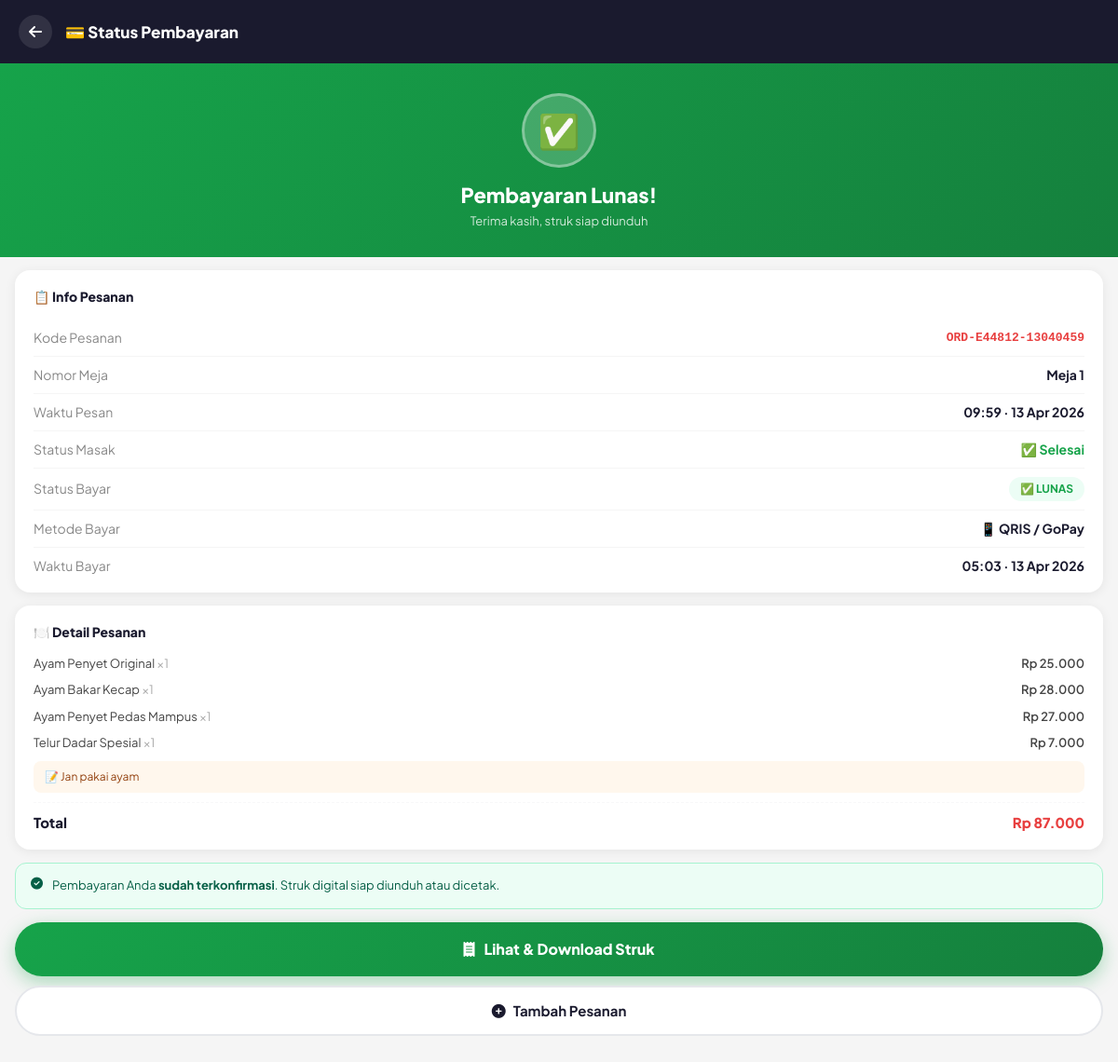
/status.php?kode=ORD-E44812-13040459, run on the app's committed database.
### tables this page shows
CREATE TABLE `pesanan` (
  `id` int(11) NOT NULL,
  `kode_pesanan` varchar(20) NOT NULL,
  `nomor_meja` int(11) NOT NULL,
  `nama_pelanggan` varchar(100) DEFAULT 'Pelanggan',
  `catatan` text DEFAULT NULL,
  `total_harga` int(11) DEFAULT 0,
  `tanggal` datetime DEFAULT current_timestamp(),
  `status` enum('pending','diproses','selesai','dibatalkan') DEFAULT 'pending',
  `metode_bayar` enum('cash','qris','transfer') DEFAULT NULL,
  `status_bayar` enum('belum_bayar','lunas') DEFAULT 'belum_bayar',
  `jumlah_bayar` int(11) DEFAULT 0,
  `kembalian` int(11) DEFAULT 0,
  `waktu_bayar` datetime DEFAULT NULL,
  `bukti_qris` varchar(255) DEFAULT NULL,
  `status_verifikasi` enum('menunggu','terverifikasi','ditolak') DEFAULT NULL
);

CREATE TABLE `detail_pesanan` (
  `id` int(11) NOT NULL,
  `id_pesanan` int(11) NOT NULL,
  `id_menu` int(11) NOT NULL,
  `nama_menu` varchar(150) NOT NULL,
  `harga` int(11) NOT NULL,
  `jumlah` int(11) NOT NULL,
  `subtotal` int(11) NOT NULL
);

### koneksi.php (called while the page is built, shortened)
<?php
$conn = new mysqli(DB_HOST, DB_USER, DB_PASS, DB_NAME);
$conn->set_charset('utf8mb4');
function formatRupiah($angka) {
    return 'Rp ' . number_format($angka, 0, ',', '.');
}
function sanitize($data) {
    global $conn;
    $data = trim($data);
    $data = stripslashes($data);
    $data = htmlspecialchars($data);
    return $conn->real_escape_string($data);
}
function getNomorMeja() {
    return isset($_SESSION['nomor_meja']) ? (int)$_SESSION['nomor_meja'] : 0;
}
?>

### status.php (the view, shortened to what this page needs)
<?php
require_once 'koneksi.php';
$kode = sanitize($_GET['kode'] ?? '');
$meja = (int)($_GET['meja'] ?? getNomorMeja());
$pesanan = null;
$details = [];
if ($kode) {
    $stmt = $conn->prepare("SELECT * FROM pesanan WHERE kode_pesanan = ?");
    $stmt->bind_param('s', $kode);
    $stmt->execute();
    $pesanan = $stmt->get_result()->fetch_assoc();
    if ($pesanan) {
        $stmt2 = $conn->prepare("SELECT * FROM detail_pesanan WHERE id_pesanan = ?");
        $stmt2->bind_param('i', $pesanan['id']);
        $stmt2->execute();
        $r = $stmt2->get_result();
        while ($row = $r->fetch_assoc()) $details[] = $row;
    }
}
$sb = $pesanan['status_bayar']      ?? 'belum_bayar';
$mb = $pesanan['metode_bayar']      ?? null;
$sv = $pesanan['status_verifikasi'] ?? null;
$metode_label = ['cash' => '💵 Tunai', 'qris' => '📱 QRIS / GoPay', 'transfer' => '🏦 Transfer'];
?>
<!DOCTYPE html>
<html lang="id">
<head>
    <link href="https://cdn.jsdelivr.net/npm/bootstrap@5.3.0/dist/css/bootstrap.min.css" rel="stylesheet">
    <link href="https://cdnjs.cloudflare.com/ajax/libs/font-awesome/6.4.0/css/all.min.css" rel="stylesheet">
</head>
<body>
<div class="page-header">
    <a href="index.php?meja=<?= $meja ?>" class="back-btn"><i class="fas fa-arrow-left"></i></a>
    <h1 class="header-title">💳 Status Pembayaran</h1>
</div>
<?php if (!$kode): ?>
<div class="search-card">
    <div class="icon">🔍</div>
    <h3>Cek Status Pembayaran</h3>
    <p>Masukkan kode pesanan Anda</p>
    <form method="GET">
        <?php if ($meja > 0): ?><input type="hidden" name="meja" value="<?= $meja ?>"><?php endif; ?>
        <input type="text" name="kode" class="search-inp"
               placeholder="Contoh: ORD-XXXXXX-..." required
               style="text-transform:uppercase">
        <button type="submit" class="btn-cari"><i class="fas fa-search me-2"></i>Cek Sekarang</button>
    </form>
</div>
<?php else: ?>
<?php
if ($sb === 'lunas') {
    $heroClass = 'lunas';
    $heroIcon  = '✅';
    $heroTitle = 'Pembayaran Lunas!';
    $heroSub   = 'Terima kasih, struk siap diunduh';
} elseif ($sv === 'menunggu' && $mb === 'qris') {
    $heroClass = 'menunggu';
    $heroIcon  = '🔍';
    $heroTitle = 'Verifikasi QRIS';
    $heroSub   = 'Admin sedang mengecek bukti transfer Anda';
} elseif ($sv === 'menunggu' && $mb === 'cash') {
    $heroClass = 'menunggu';
    $heroIcon  = '🏪';
    $heroTitle = 'Menunggu Kasir';
    $heroSub   = 'Silakan tunjukkan kode ke kasir';
} elseif ($sv === 'ditolak') {
    $heroClass = 'ditolak';
    $heroIcon  = '❌';
    $heroTitle = 'Bukti Transfer Ditolak';
    $heroSub   = 'Silakan upload ulang bukti transfer';
} else {
    $heroClass = 'belum';
    $heroIcon  = '⏳';
    $heroTitle = 'Belum Dibayar';
    $heroSub   = 'Pesanan ' . ucfirst($pesanan['status']);
}
?>
<div class="status-hero <?= $heroClass ?>">
    <div class="status-icon-circle"><?= $heroIcon ?></div>
    <h2><?= $heroTitle ?></h2>
    <p><?= $heroSub ?></p>
</div>
<div class="card-box">
    <div class="card-title">📋 Info Pesanan</div>
    <div class="info-row">
        <span class="info-lbl">Kode Pesanan</span>
        <span class="info-val" style="font-family:monospace;color:var(--primary);font-size:13px">
            <?= htmlspecialchars($pesanan['kode_pesanan']) ?>
        </span>
    </div>
    <div class="info-row">
        <span class="info-lbl">Nomor Meja</span>
        <span class="info-val">Meja <?= $pesanan['nomor_meja'] ?></span>
    </div>
    <div class="info-row">
        <span class="info-lbl">Waktu Pesan</span>
        <span class="info-val"><?= date('H:i · d M Y', strtotime($pesanan['tanggal'])) ?></span>
    </div>
    <div class="info-row">
        <span class="info-lbl">Status Masak</span>
        <?php
        $sc_map = ['pending'=>'⏳ Menunggu','diproses'=>'🔥 Dimasak','selesai'=>'✅ Selesai','dibatalkan'=>'❌ Batal'];
        $sc_col = ['pending'=>'color:#D97706','diproses'=>'color:#2563EB','selesai'=>'color:#16A34A','dibatalkan'=>'color:#888'];
        ?>
        <span class="info-val" style="<?= $sc_col[$pesanan['status']] ?? '' ?>">
            <?= $sc_map[$pesanan['status']] ?? $pesanan['status'] ?>
        </span>
    </div>
    <div class="info-row">
        <span class="info-lbl">Status Bayar</span>
        <?php
        $pay_cls = match(true) {
            $sb === 'lunas'                   => 'pay-lunas',
            $sv === 'ditolak'                 => 'pay-ditolak',
            $sv === 'menunggu'                => 'pay-menunggu',
            default                           => 'pay-belum',
        };
        $pay_text = match(true) {
            $sb === 'lunas'                   => '✅ LUNAS',
            $sv === 'ditolak'                 => '❌ Bukti Ditolak',
            $sv === 'menunggu' && $mb==='qris'=> '⏳ Verifikasi QRIS',
            $sv === 'menunggu' && $mb==='cash'=> '⏳ Menunggu Kasir',
            default                           => '⏳ Belum Bayar',
        };
        ?>
        <span class="pay-badge <?= $pay_cls ?>"><?= $pay_text ?></span>
    </div>
    <?php if ($mb && $sb === 'lunas'): ?>
    <div class="info-row">
        <span class="info-lbl">Metode Bayar</span>
        <span class="info-val"><?= $metode_label[$mb] ?? $mb ?></span>
    </div>
    <?php endif; ?>
    <?php if ($sb === 'lunas' && $pesanan['waktu_bayar']): ?>
    <div class="info-row">
        <span class="info-lbl">Waktu Bayar</span>
        <span class="info-val"><?= date('H:i · d M Y', strtotime($pesanan['waktu_bayar'])) ?></span>
    </div>
    <?php endif; ?>
</div>
<div class="card-box">
    <div class="card-title">🍽️ Detail Pesanan</div>
    <?php foreach ($details as $d): ?>
    <div class="detail-row">
        <span><?= htmlspecialchars($d['nama_menu']) ?> <span style="color:#aaa">×<?= $d['jumlah'] ?></span></span>
        <span style="font-weight:600"><?= formatRupiah($d['subtotal']) ?></span>
    </div>
    <?php endforeach; ?>
    <?php if ($pesanan['catatan']): ?>
    <div style="background:#FFF7ED;border-radius:8px;padding:8px 12px;font-size:12px;color:#92400E;margin:8px 0">
        📝 <?= htmlspecialchars($pesanan['catatan']) ?>
    </div>
    <?php endif; ?>
    <hr class="detail-div">
    <div class="detail-total">
        <span>Total</span>
        <span><?= formatRupiah($pesanan['total_harga']) ?></span>
    </div>
</div>
<?php if ($sb === 'lunas'): ?>
<div class="notice notice-green">
    <i class="fas fa-check-circle"></i>
    <span>Pembayaran Anda <strong>sudah terkonfirmasi</strong>. Struk digital siap diunduh atau dicetak.</span>
</div>
<?php endif; ?>
<div class="action-area">
    <?php if ($sb === 'lunas'): ?>
    <a href="struk.php?kode=<?= urlencode($pesanan['kode_pesanan']) ?>&meja=<?= $meja ?>"
       class="btn-struk">
        <i class="fas fa-receipt"></i>
        Lihat & Download Struk
    </a>
    <a href="index.php?meja=<?= $meja ?>" class="btn-tambah">
        <i class="fas fa-plus-circle"></i> Tambah Pesanan
    </a>
    <?php endif; ?>
</div>
<?php endif; ?>
</body>
</html>

### status.php (style rules this page uses)
:root { --primary: #E84040; --primary-dark: #C42E2E; --dark: #1A1A2E; --bg: #F5F5F5; --green: #16A34A; --border: #E5E7EB; }
* { box-sizing: border-box; }
body { font-family: 'Plus Jakarta Sans', sans-serif; background: var(--bg); margin: 0; padding-bottom: 32px; }
.page-header { background: var(--dark); padding: 16px 20px; display: flex; align-items: center; gap: 14px; }
.back-btn { width: 36px; height: 36px; background: rgba(255,255,255,0.1); border-radius: 50%; display: flex; align-items: center; justify-content: center; color: white; text-decoration: none; font-size: 16px; }
.header-title { color: white; font-size: 17px; font-weight: 800; margin: 0; flex: 1; }
.status-hero { padding: 32px 24px 28px; text-align: center; }
.status-hero.lunas { background: linear-gradient(135deg, #16A34A, #15803D); }
.status-icon-circle { width: 80px; height: 80px; border-radius: 50%; background: rgba(255,255,255,0.2); border: 3px solid rgba(255,255,255,0.35); display: flex; align-items: center; justify-content: center; font-size: 36px; margin: 0 auto 16px; }
.status-hero h2 { font-size: 22px; font-weight: 800; color: white; margin: 0 0 6px; }
.status-hero p { font-size: 13px; color: rgba(255,255,255,0.8); margin: 0; }
.card-box { background: white; border-radius: 16px; margin: 14px 16px; padding: 18px 20px; box-shadow: 0 2px 12px rgba(0,0,0,0.07); }
.card-title { font-size: 14px; font-weight: 800; color: var(--dark); margin: 0 0 14px; }
.info-row { display: flex; justify-content: space-between; align-items: center; padding: 9px 0; border-bottom: 1px solid #F5F5F5; font-size: 14px; }
.info-row:last-child { border: none; padding-bottom: 0; }
.info-lbl { color: #888; }
.info-val { font-weight: 700; color: var(--dark); }
.pay-badge { border-radius: 50px; padding: 4px 12px; font-size: 12px; font-weight: 700; }
.pay-lunas { background: #ECFDF5; color: #16A34A; }
.detail-row { display: flex; justify-content: space-between; font-size: 13px; color: #444; margin-bottom: 9px; }
.detail-div { border: none; border-top: 1.5px dashed var(--border); margin: 10px 0; }
.detail-total { display: flex; justify-content: space-between; font-size: 15px; font-weight: 800; color: var(--dark); }
.detail-total span:last-child { color: var(--primary); }
.action-area { margin: 0 16px 24px; display: flex; flex-direction: column; gap: 10px; }
.btn-struk { display: flex; align-items: center; justify-content: center; gap: 10px; background: linear-gradient(135deg, var(--green), #15803D); color: white; border-radius: 50px; padding: 17px; font-size: 16px; font-weight: 800; text-decoration: none; box-shadow: 0 6px 20px rgba(22,163,74,0.35); transition: all .2s; }
.btn-tambah { display: flex; align-items: center; justify-content: center; gap: 8px; background: white; color: var(--dark); border: 2px solid var(--border); border-radius: 50px; padding: 14px; font-size: 15px; font-weight: 700; text-decoration: none; transition: all .2s; }
.notice { border-radius: 12px; padding: 14px 16px; margin: 0 16px 14px; display: flex; gap: 10px; font-size: 13px; }
.notice-green { background: #ECFDF5; border: 1px solid #A7F3D0; color: #065F46; }
.notice i { flex-shrink: 0; margin-top: 1px; }

### data on the page
pesanan: status_bayar "✅", status_bayar "Pembayaran Lunas!", status_bayar "Terima kasih, struk siap diunduh", kode_pesanan "ORD-E44812-13040459", nomor_meja "1", tanggal "09:59 · 13 Apr 2026", status "✅ Selesai", status_bayar "✅ LUNAS", metode_bayar "📱 QRIS / GoPay", waktu_bayar "05:03 · 13 Apr 2026", catatan "Jan pakai ayam", total_harga "Rp 87.000"
detail_pesanan: nama_menu "Ayam Penyet Original", jumlah "1", subtotal "Rp 25.000"
detail_pesanan: nama_menu "Ayam Bakar Kecap", jumlah "1", subtotal "Rp 28.000"
detail_pesanan: nama_menu "Ayam Penyet Pedas Mampus", jumlah "1", subtotal "Rp 27.000"
detail_pesanan: nama_menu "Telur Dadar Spesial", jumlah "1", subtotal "Rp 7.000"
